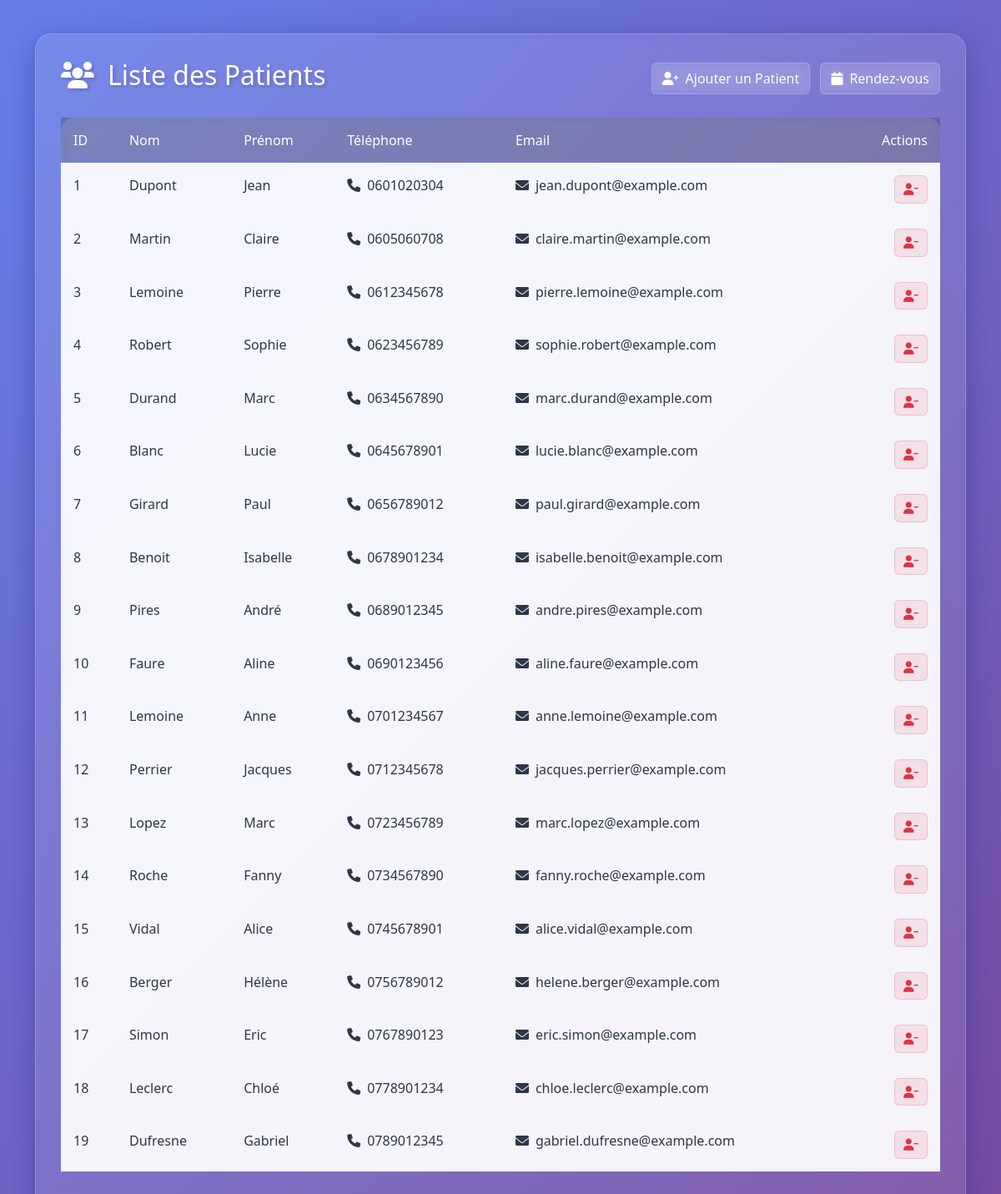
/src/views/patients.php, run on an earlier commit of the app's database.
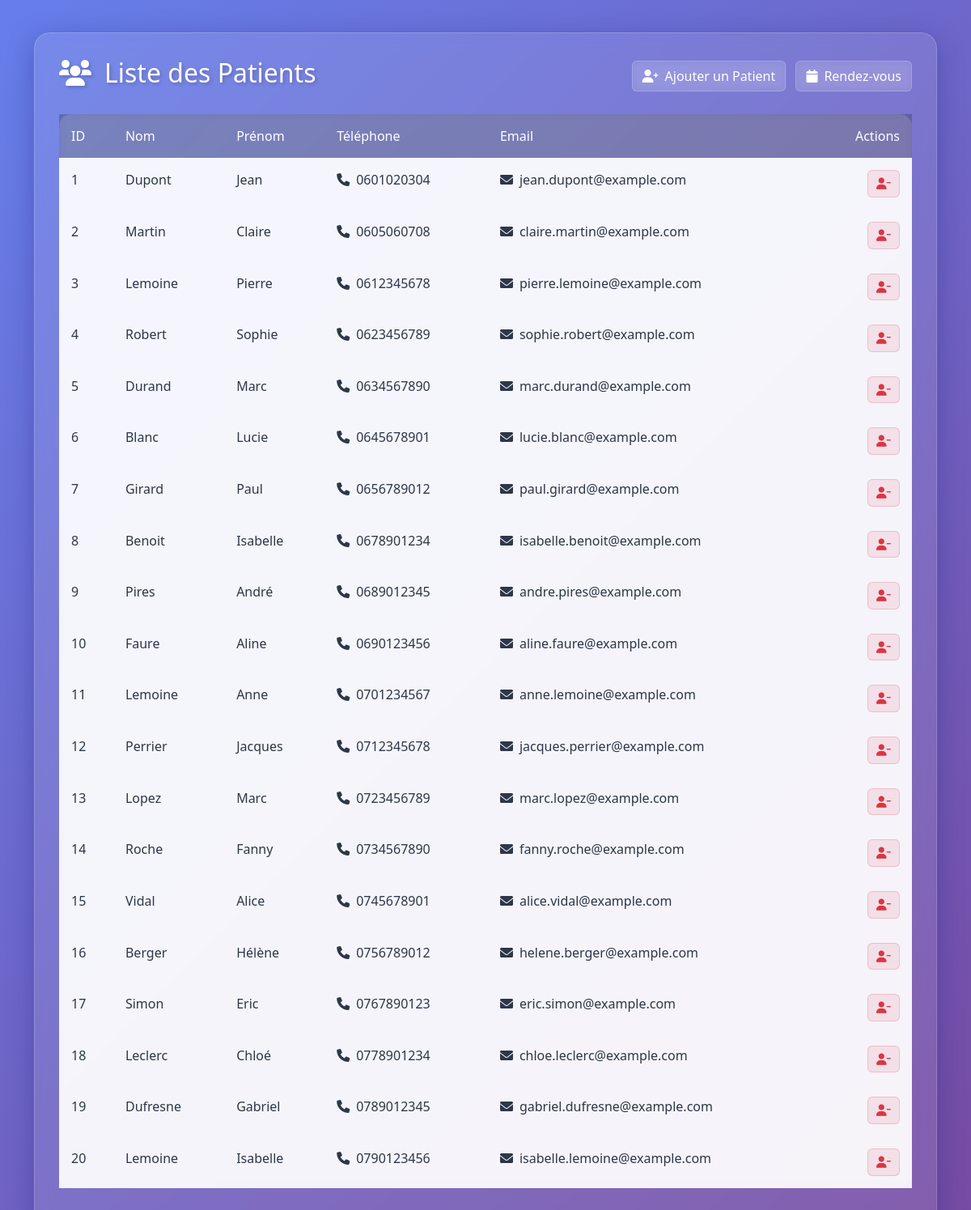
And on a later commit of the database.
### tables this page shows
CREATE TABLE patients (
    id INT AUTO_INCREMENT PRIMARY KEY,
    nom VARCHAR(100) NOT NULL,
    prenom VARCHAR(100) NOT NULL,
    telephone VARCHAR(15) NOT NULL,
    email VARCHAR(100) UNIQUE NOT NULL
);

### src/models/Patient.php (called while the page is built, shortened)
<?php
require_once __DIR__ . '/../config/database.php';
class Patient {
    public static function getAll() {
        global $pdo;
        try {
            $stmt = $pdo->query("SELECT * FROM patients");
            return $stmt->fetchAll(PDO::FETCH_ASSOC);
        } catch (PDOException $e) {
            echo 'Erreur : ' . $e->getMessage();
            return [];
        }
    }
}
?>

### src/views/patients.php (the view, shortened to what this page needs)
<?php
require_once __DIR__ . '/../models/Patient.php';
$patients = Patient::getAll();
?>
<!DOCTYPE html>
<html lang="fr">
<head>
    <link rel="stylesheet" href="https://cdn.jsdelivr.net/npm/bootstrap@5.3.0/dist/css/bootstrap.min.css">
    <link rel="stylesheet" href="https://cdnjs.cloudflare.com/ajax/libs/font-awesome/6.0.0/css/all.min.css">
</head>
<body>
    <div class="container">
        <div class="glass-container">
            <div class="d-flex justify-content-between align-items-center mb-4">
                <h2><i class="fas fa-users me-3"></i>Liste des Patients</h2>
                <div>
                    <a href="add_patient.php" class="btn btn-glass me-2">
                        <i class="fas fa-user-plus me-2"></i>Ajouter un Patient
                    </a>
                    <a href="../../index.Php" class="btn btn-glass">
                        <i class="fas fa-calendar me-2"></i>Rendez-vous
                    </a>
                </div>
            </div>
            <table class="table">
                <thead>
                    <tr>
                        <th>ID</th>
                        <th>Nom</th>
                        <th>Prénom</th>
                        <th>Téléphone</th>
                        <th>Email</th>
                        <th class="text-end">Actions</th>
                    </tr>
                </thead>
                <tbody>
                    <?php if (empty($patients)): ?>
                        <tr>
                            <td colspan="6" class="text-center">Aucun patient enregistré.</td>
                        </tr>
                    <?php else: ?>
                        <?php foreach ($patients as $patient): ?>
                            <tr>
                                <td><?= $patient['id'] ?></td>
                                <td><?= htmlspecialchars($patient['nom']) ?></td>
                                <td><?= htmlspecialchars($patient['prenom']) ?></td>
                                <td><i class="fas fa-phone me-2"></i><?= htmlspecialchars($patient['telephone']) ?></td>
                                <td><i class="fas fa-envelope me-2"></i><?= htmlspecialchars($patient['email']) ?></td>
                                <td class="text-end">
                                    <a href="../controllers/patientController.php?delete=<?= $patient['id'] ?>"
                                       class="btn btn-delete"
                                       onclick="return confirmerSuppressionPatient(<?= $patient['id'] ?>, '<?= htmlspecialchars($patient['nom'] . ' ' . $patient['prenom']) ?>')">
                                        <i class="fas fa-user-minus"></i>
                                    </a>
                                </td>
                            </tr>
                        <?php endforeach; ?>
                    <?php endif; ?>
                </tbody>
            </table>
        </div>
    </div>
</body>
</html>

### src/views/patients.php (style rules this page uses)
body { background: linear-gradient(135deg, #667eea 0%, #764ba2 100%); min-height: 100vh; padding: 20px; }
.glass-container { background: rgba(255, 255, 255, 0.1); backdrop-filter: blur(10px); border-radius: 20px; padding: 30px; box-shadow: 0 8px 32px 0 rgba(31, 38, 135, 0.37); border: 1px solid rgba(255, 255, 255, 0.18); margin-top: 20px; }
.table { background: rgba(255, 255, 255, 0.15); backdrop-filter: blur(4px); border-radius: 15px; }
.table thead th { border-bottom: none; color: #fff; font-weight: 500; padding: 15px; background: rgba(0, 0, 0, 0.2); }
.table td { border: none; padding: 15px; color: #2d3748; background: rgba(255, 255, 255, 0.9); }
.btn-delete { padding: 5px 10px; border-radius: 6px; font-size: 0.9em; background: rgba(220, 53, 69, 0.1); color: #dc3545; border: 1px solid rgba(220, 53, 69, 0.2); }
h2 { color: white; font-weight: 300; text-shadow: 2px 2px 4px rgba(0,0,0,0.2); }
.btn-glass { background: rgba(255, 255, 255, 0.1); backdrop-filter: blur(4px); border: 1px solid rgba(255, 255, 255, 0.2); color: white; transition: all 0.3s ease; }

What changed in the data, as far as the page shows it:
added patients: id "20", nom "Lemoine", prenom "Isabelle", telephone "0790123456", email "isabelle.lemoine@example.com"
